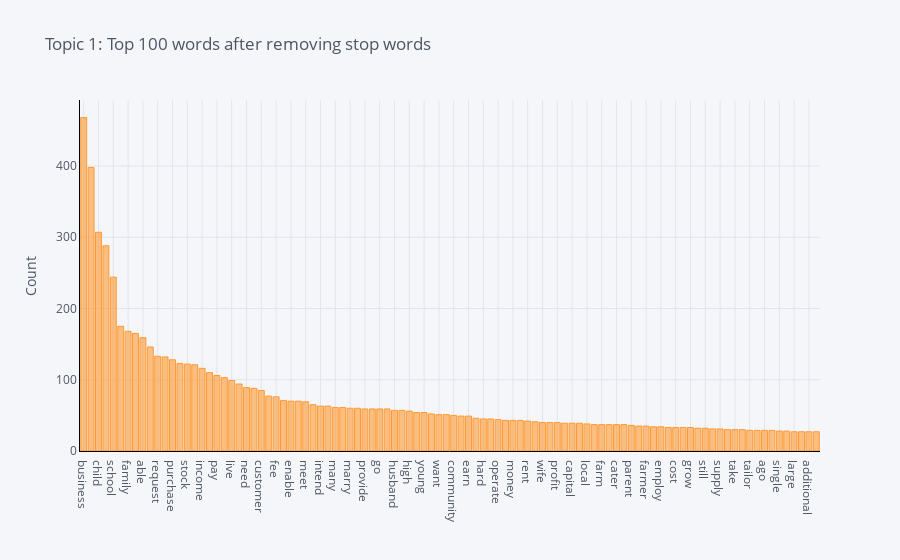

Notebook code cell kept with this figure:
### Code cell
plot_model(lda, plot = 'frequency', topic_num = 'Topic 1')

### Figure 1 — Plotly figure (JSON) as saved in the notebook; plotly's stock layout.template omitted (floating-point values rounded to 4 significant figures)
{"data": [{"marker": {"color": "rgba(255, 153, 51, 0.6)", "line": {"color": "rgba(255, 153, 51, 1.0)", "width": 1}}, "name": "count", "orientation": "v", "text": "", "type": "bar", "x": ["business", "loan", "child", "year", "school", "buy", "family", "old", "able", "sell", "request", "expand", "purchase", "use", "stock", "also", "income", "increase", "pay", "start", "live", "work", "need", "make", "customer", "repay", "fee", "shop", "enable", "help", "meet", "well", "intend", "market", "many", "small", "marry", "support", "provide", "service", "go", "get", "husband", "time", "high", "good", "young", "demand", "want", "area", "community", "plan", "earn", "transport", "hard", "due", "operate", "married", "money", "clothe", "rent", "therefore", "wife", "town", "profit", "run", "capital", "enough", "local", "give", "farm", "age", "cater", "mother", "parent", "education", "farmer", "woman", "employ", "client", "cost", "educate", "grow", "improve", "still", "new", "supply", "care", "take", "license", "tailor", "premise", "ago", "maize", "single", "last", "large", "budget", "additional", "man"], "y": [468, 398, 307, 288, 244, 175, 168, 165, 159, 146, 133, 132, 128, 123, 122, 121, 116, 110, 106, 103, 99, 94, 89, 88, 85, 77, 76, 71, 70, 70, 69, 65, 63, 63, 61, 61, 60, 60, 59, 59, 59, 59, 57, 57, 56, 54, 54, 52, 51, 51, 50, 49, 49, 46, 45, 45, 44, 43, 43, 43, 42, 41, 40, 40, 40, 39, 39, 39, 38, 37, 37, 37, 37, 37, 36, 35, 35, 34, 34, 33, 33, 33, 33, 32, 32, 31, 31, 30, 30, 30, 29, 29, 29, 29, 28, 28, 27, 27, 27, 27]}], "layout": {"legend": {"bgcolor": "#F5F6F9", "font": {"color": "#4D5663"}}, "paper_bgcolor": "#F5F6F9", "plot_bgcolor": "#F5F6F9", "title": {"font": {"color": "#4D5663"}, "text": "Topic 1: Top 100 words after removing stop words"}, "xaxis": {"gridcolor": "#E1E5ED", "linecolor": "black", "showgrid": true, "tickfont": {"color": "#4D5663"}, "title": {"font": {"color": "#4D5663"}, "text": ""}, "zerolinecolor": "#E1E5ED"}, "yaxis": {"gridcolor": "#E1E5ED", "linecolor": "black", "showgrid": true, "tickfont": {"color": "#4D5663"}, "title": {"font": {"color": "#4D5663"}, "text": "Count"}, "zerolinecolor": "#E1E5ED"}}}
